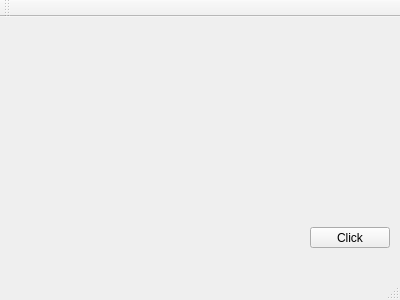
<?xml version="1.0" encoding="UTF-8"?>
<ui version="4.0">
 <class>MainWindow</class>
 <widget class="QMainWindow" name="MainWindow">
  <property name="geometry">
   <rect>
    <x>0</x>
    <y>0</y>
    <width>400</width>
    <height>300</height>
   </rect>
  </property>
  <property name="windowTitle">
   <string>MainWindow</string>
  </property>
  <widget class="QWidget" name="centralWidget">
   <widget class="QPushButton" name="pushButton">
    <property name="geometry">
     <rect>
      <x>310</x>
      <y>210</y>
      <width>80</width>
      <height>21</height>
     </rect>
    </property>
    <property name="text">
     <string>Click</string>
    </property>
   </widget>
  </widget>
  <widget class="QMenuBar" name="menuBar">
   <property name="geometry">
    <rect>
     <x>0</x>
     <y>0</y>
     <width>400</width>
     <height>21</height>
    </rect>
   </property>
  </widget>
  <widget class="QToolBar" name="mainToolBar">
   <attribute name="toolBarArea">
    <enum>TopToolBarArea</enum>
   </attribute>
   <attribute name="toolBarBreak">
    <bool>false</bool>
   </attribute>
  </widget>
  <widget class="QStatusBar" name="statusBar"/>
 </widget>
 <layoutdefault spacing="6" margin="11"/>
 <resources/>
 <connections>
  <connection>
   <sender>pushButton</sender>
   <signal>clicked()</signal>
   <receiver>MainWindow</receiver>
   <slot>close()</slot>
   <hints>
    <hint type="sourcelabel">
     <x>349</x>
     <y>253</y>
    </hint>
    <hint type="destinationlabel">
     <x>199</x>
     <y>149</y>
    </hint>
   </hints>
  </connection>
 </connections>
</ui>
